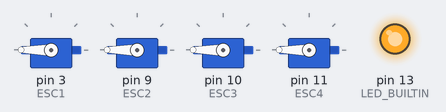
Recording of a sketch running on a simulated Arduino Uno, built with avr-gcc and run on an emulated ATmega328P. Parts: 4 × servo, output pins drawn as LEDs (lit = HIGH).

Above: at 0.1 s.
At 10.1 s:
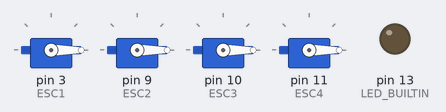
Timing chart, 0 to 11.6 s (numbered marks = the images above):
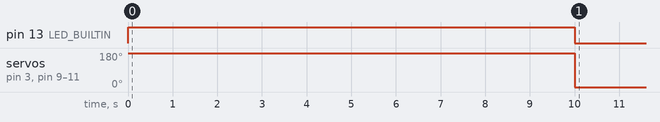

The sketch:

ESC_Calibrate.ino
```cpp
#include <Servo.h>
#define MIN_THROTTLE 1000
#define MAX_THROTTLE 2000

Servo ESC1;
Servo ESC2;
Servo ESC3;
Servo ESC4;

void setup() {
  pinMode(LED_BUILTIN, OUTPUT);
  digitalWrite(LED_BUILTIN, LOW);
  ESC1.attach(3, MIN_THROTTLE, MAX_THROTTLE);
  ESC2.attach(9, MIN_THROTTLE, MAX_THROTTLE);
  ESC3.attach(10, MIN_THROTTLE, MAX_THROTTLE);
  ESC4.attach(11, MIN_THROTTLE, MAX_THROTTLE);

  ESC1.write(180);
  ESC2.write(180);
  ESC3.write(180);
  ESC4.write(180);

  // Turn ON the ESCs when LED_BUILTIN is HIGH
  digitalWrite(LED_BUILTIN, HIGH);
  delay(10000);
  digitalWrite(LED_BUILTIN, LOW);

  ESC1.write(0);
  ESC2.write(0);
  ESC3.write(0);
  ESC4.write(0);
}

void loop() {
}
```

Measured:
- by itself, servo on pin 3 (ESC1), servo on pin 9 (ESC2), servo on pin 10 (ESC3), servo on pin 11 (ESC4): 180° → 0° at 10.0 s
